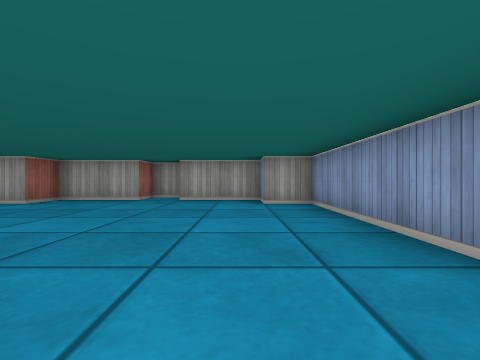
view 1 (above)

18 first-person views from a walk through a cub3D maze. The camera is about half as high as the walls, looks level and sees 85° across. The floor is counted in squares. Each view is taken from the middle of a square. On the plan, view 1 faces up. The plan holds only what a view shows up to about 9 squares ahead; the rest is blank.

view 2
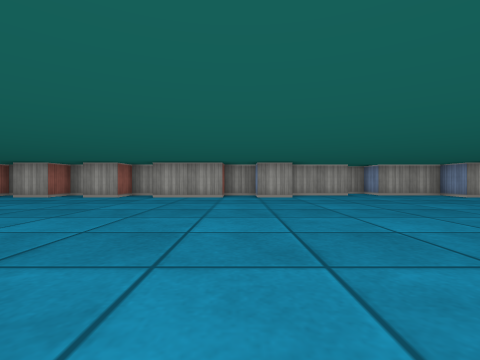

view 3
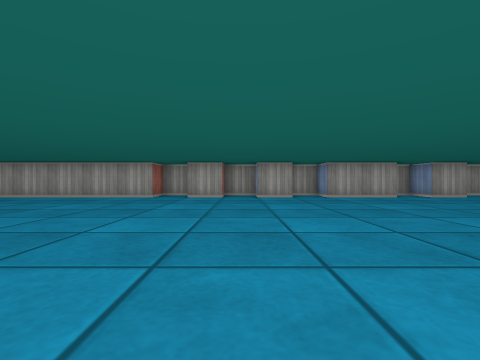

view 4
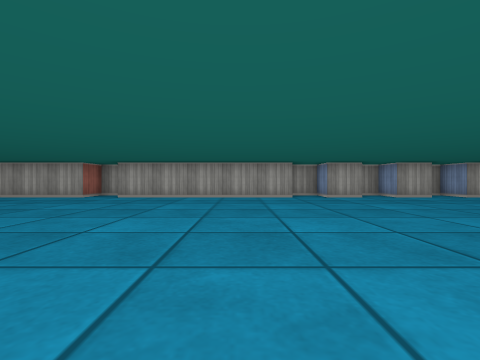

view 5
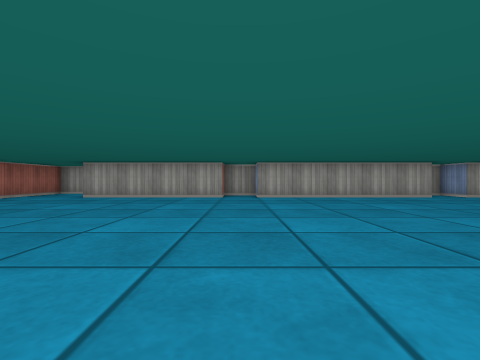

view 6
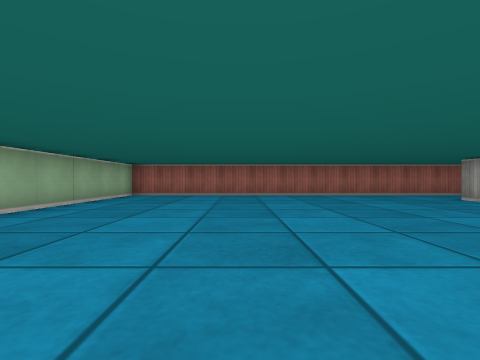

view 7
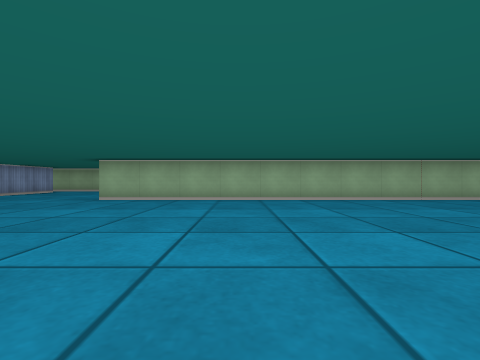

view 8
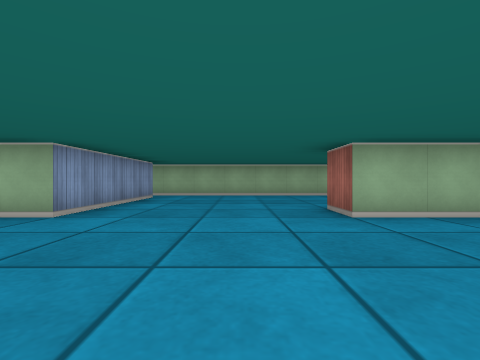

view 9
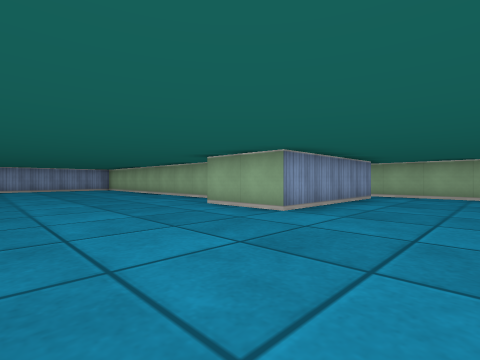

view 10
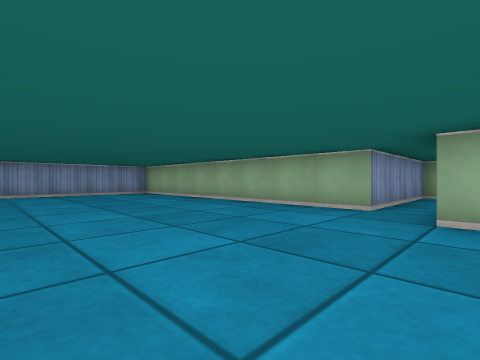

view 11
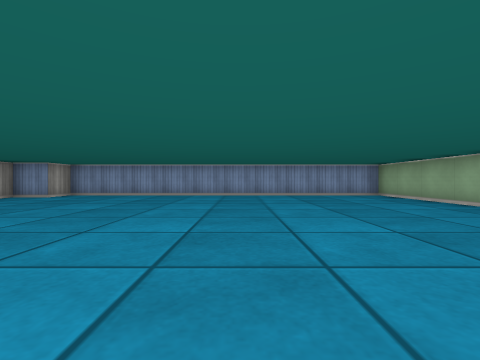

view 12
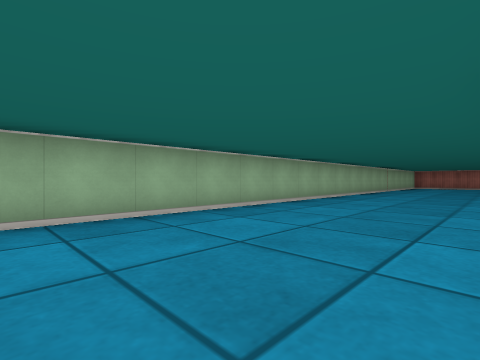

view 13
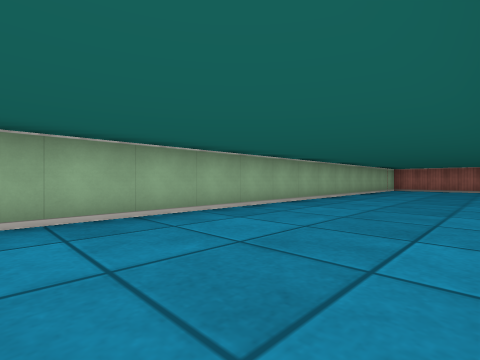

view 14
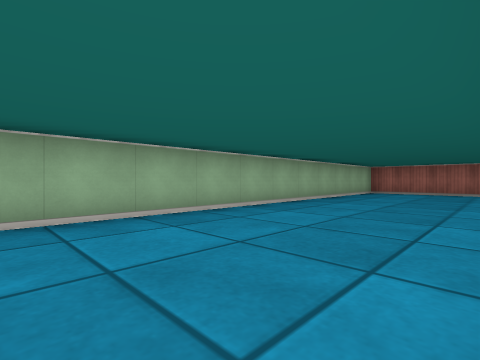

view 15
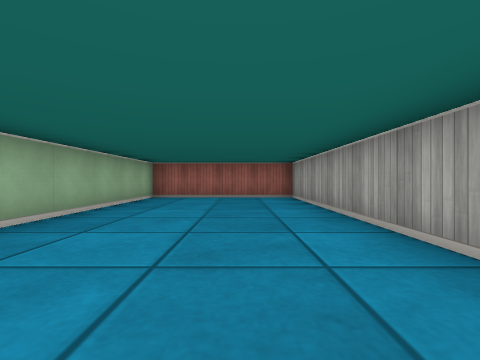

view 16
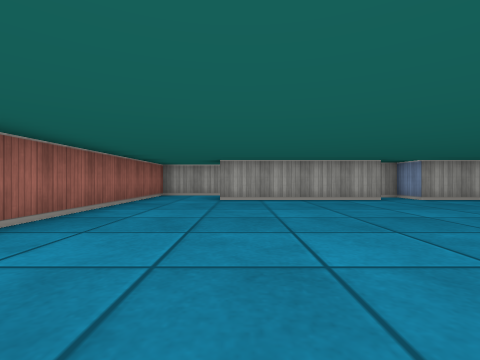

view 17
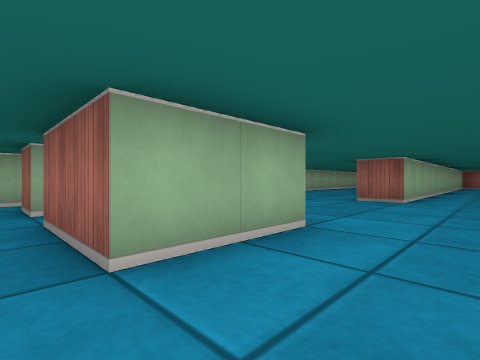

view 18
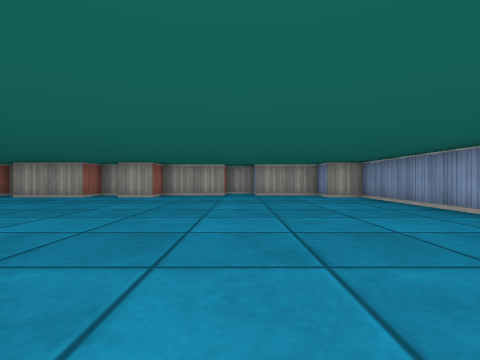

### Floor plan
Ten units are one square. View 1 is at (0, 0); x grows to the right and y downward. Boxes are objects, and circles mark ways between rooms. Rooms are numbered by the first view taken in them; rooms with no view inside come last. Other rooms are left out.
<svg viewBox="-300 -80 320 170">
<path fill="none" stroke="#000" d="M-95 75 -95 35 -75 35 -75 45M-65 45 15 45 15 -55 5 -55 5 -65 -15 -65 -15 -70M-236 45 -295 45 -295 85 -91 85M-236 -75 -255 -75 -255 35 -135 35 -135 45M-16 -75 -25 -75 -25 -65 -45 -65 -45 -55 -55 -55 -55 -65 -65 -65 -65 -55 -85 -55 -85 -65 -95 -65 -95 -55 -105 -55 -105 -65 -115 -65 -115 -55 -125 -55 -125 -65 -135 -65 -135 -55 -185 -55 -185 -65 -195 -65 -195 -55 -235 -55M-75 65 -75 75M-76 85 -65 85 -65 45M-75 45 -75 55"/>
<circle cx="-70" cy="50" r="3" fill="#2a7"/>
<circle cx="-85" cy="80" r="3" fill="#2a7"/>
<text x="-130" y="10">1</text>
<text x="-70" y="70">2</text>
</svg>
Room 1 opens to room 2.

Where each view was taken, in squares from view 1:
view 1: 0 up, 0 right, facing up
view 2: 2 down, 6 left, facing up
view 3: 2 down, 11 left, facing up
view 4: 2 down, 15 left, facing up
view 5: 2 down, 19 left, facing up
view 6: 0 up, 17 left, facing left
view 7: 3 up, 17 left, facing down
view 8: 0 up, 12 left, facing down
view 9: 0 up, 12 left, facing down-right
view 10: 0 up, 8 left, facing down-right
view 11: 0 up, 7 left, facing right
view 12: 5 down, 12 left, facing down-left
view 13: 5 down, 16 left, facing down-left
view 14: 5 down, 19 left, facing down-left
view 15: 6 down, 22 left, facing left
view 16: 1 down, 23 left, facing up
view 17: 2 down, 7 left, facing down-left
view 18: 2 down, 2 left, facing up
